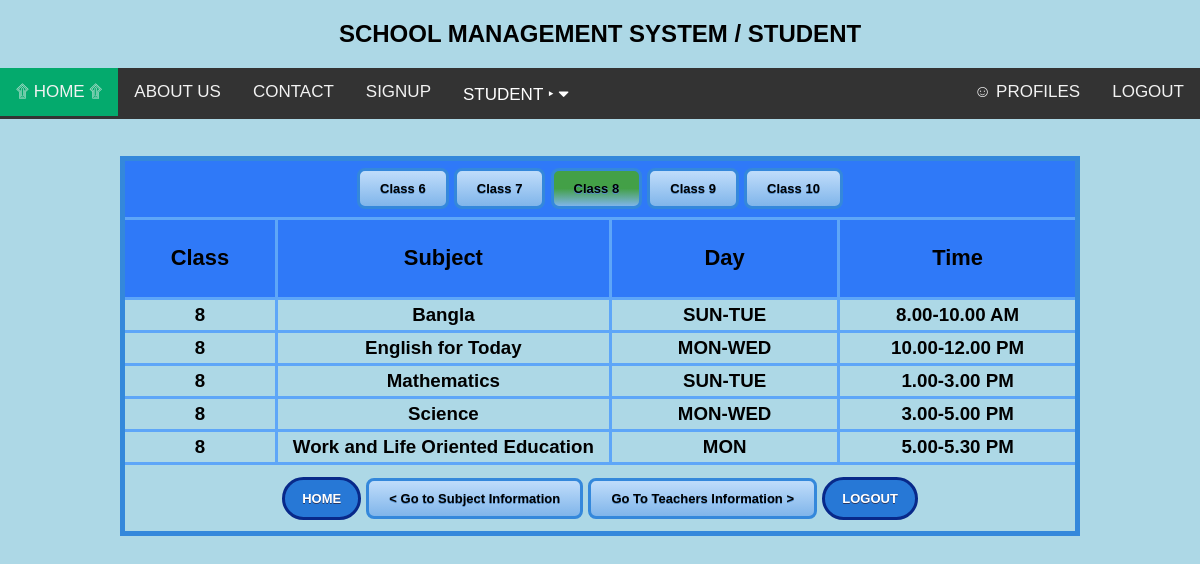
The app's page /views/8routine.php (signed in) with its own data.
### tables this page shows
CREATE TABLE `allsubjects` (
  `id` int(10) NOT NULL,
  `class` int(10) NOT NULL,
  `subject` varchar(50) NOT NULL,
  `day` varchar(20) NOT NULL,
  `time` varchar(50) NOT NULL
);

### model/subjectsModel.php (called while the page is built, shortened)
<?php
	function getAll8Subjects(){
		$con = getConnection();
		$sql = "select * from allsubjects where class='8'";
		$result = mysqli_query($con, $sql);
		return $result;
	}
?>

### views/8routine.php (the view, shortened to what this page needs)
<?php
	if(isset($_COOKIE['flag'])){
		include('header.php');
		require_once('../model/subjectsModel.php');
	$result = getAll8Subjects();
?>
<!DOCTYPE html>
<html>
<head>
</head>
<body>
	<br>
	<h3><table border="5" align="center" width="80%" cellspacing="4" cellpadding="4" class="customTable">
	<thead>
	<tr height="60px" align="center">
		<td colspan="4">
			<a href="6routine.php" class="lightBlueButton">Class 6</a>
			<a href="7routine.php" class="lightBlueButton">Class 7</a>
			<a href="8routine.php" class="lightBlueButton8">Class 8</a>
			<a href="9routine.php" class="lightBlueButton">Class 9</a>
			<a href="10routine.php" class="lightBlueButton">Class 10</a>
		</td>
	</tr>
	<tr align="center">
		<td><h3>Class</h3></td>
		<td width="35%"><h3>Subject</h3></td>
		<td><h3>Day</h3></td>
		<td width="25%"><h3>Time</h3></td>
	</tr>
	</thead>
	<?php while($data =mysqli_fetch_assoc($result)){ ?>
				<tbody>
				<tr align="center">
					<td><?=$data['class']?></td>
					<td><?=$data['subject']?></td>
					<td><?=$data['day']?></td>
					<td><?=$data['time']?></td>
				</tr>
				</tbody>
		<?php } ?>
	<tr height="70px" align="center">
		<td colspan="5">
			<a href="home.php" class="darkBlueButton">HOME</a>
			<a href="subject-info.php" class="lightBlueButton">< Go to Subject Information </a>
			<a href="teachers-info.php" class="lightBlueButton"> Go To Teachers Information ></a>
			<a href="../controller/logout.php" class="darkBlueButtonRed">LOGOUT</a>
		</td>
	</tr>
	</table></h3>
</body>
</html>
<?php
 }else{
 	header('location: login.html');
 }
?>

### views/header.php (style rules this page uses)
body { margin:0;font-family:Arial }
body { background-color: lightblue; }

### views/8routine.php (style rules this page uses)
.lightBlueButton { box-shadow:inset 0px 0px 0px 0px #dcecfb; background:linear-gradient(to bottom, #bddbfa 5%, #80b5ea 100%); background-color:#bddbfa; border-radius:8px; border:3px solid #3488db; display:inline-block; cursor:pointer; color:#ffffff; font-family:Arial; color: black; font-size:13px; font-weight:bold; padding:10px 20px; text-decoration:none; text-shadow:0px 1px 0px #528ecc; }
.darkBlueButton { background-color:#2778d6; border-radius:30px; border:3px solid #08298a; display:inline-block; cursor:pointer; color:#ffffff; font-family:Arial; font-size:13px; padding:11px 17px; text-decoration:none; text-shadow:0px 1px 0px #283966; }
.lightBlueButton8 { box-shadow:inset 0px 0px 0px 0px #dcecfb; background:linear-gradient(to bottom, #43A047 50%, #80b5ea 100%); background-color:#43A047; border-radius:8px; border:3px solid #3488db; display:inline-block; cursor:pointer; color:#ffffff; font-family:Arial; color: black; font-size:13px; font-weight:bold; padding:10px 20px; text-decoration:none; text-shadow:0px 1px 0px #528ecc; }
.darkBlueButtonRed { background-color:#2778d6; border-radius:30px; border:3px solid #08298a; display:inline-block; cursor:pointer; color:#ffffff; font-family:Arial; font-size:13px; padding:11px 17px; text-decoration:none; text-shadow:0px 1px 0px #283966; }
table.customTable { border-collapse: collapse; border-width: 5px; border-color: #3488db; border-style: solid; color: #000000; }
table.customTable td, table.customTable th { border-width: 3px; border-color: #5EA6F8; border-style: solid; text-align: center; }
table.customTable thead { background-color: #2F79F8; }

### records on screen
allsubjects: class "8", subject "Bangla", day "SUN-TUE", time "8.00-10.00 AM"
allsubjects: class "8", subject "English for Today", day "MON-WED", time "10.00-12.00 PM"
allsubjects: class "8", subject "Mathematics", day "SUN-TUE", time "1.00-3.00 PM"
allsubjects: class "8", subject "Science", day "MON-WED", time "3.00-5.00 PM"
allsubjects: class "8", subject "Work and Life Oriented Education", day "MON", time "5.00-5.30 PM"
